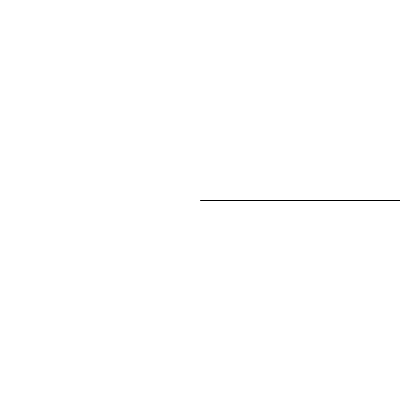
Frame 1 (no input)
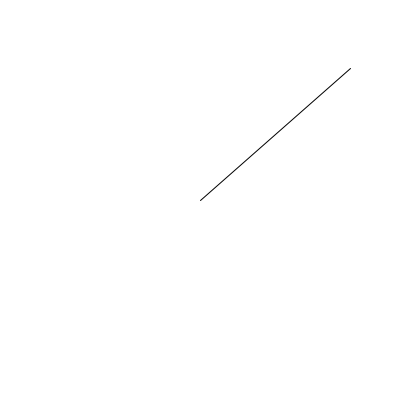
Frame 60 (the mouse pressed at the canvas centre just before this capture)
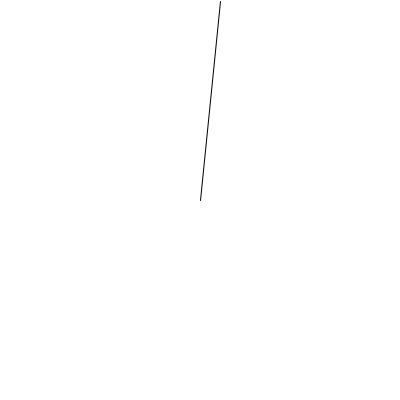
Frame 120 (the mouse held since frame 60 and released just before this capture)

The Processing sketch that drew these frames (run headless with seeded random() and noise(); from frame 60 on, the mouse is pressed at the canvas centre):

// Processing sketch: processing_37709
// ── processing_37709.pde

PVector mos;
PVector lin;

float originX, originY, x, y, r, currAngle, prevAngle;;
float theta = 0;
float rev = TWO_PI/500; //revolution speed in radians

void setup() {
  size(400, 400);
  originX = width/2;
  originY = height/2;
  r = width/2;
  prevAngle = PI;
}

void draw() {
  background(255);
  
  //get cartesian from polar
  x = r * cos(theta);
  y = r * sin(theta);
  
  mos = new PVector(mouseX-originX, mouseY-originY);
  lin = new PVector(x,y);
  
  
  
  //compare angle between two vectors
  currAngle = PVector.angleBetween(mos,lin);
  
  //if it is greater than previous frame, the line is
  //moving away -  reverse the rotation.
  if(currAngle > prevAngle){
   rev *= -1; 
   
  }
  //update previous angle
  prevAngle = currAngle;
  
  //modify angle by rotation amount
  theta += rev;
  
  //draw out line
  drawVector(lin);
  
}

void drawVector(PVector v) {
  pushMatrix();
  translate(originX, originY);
  line(0, 0, v.x, v.y);
  popMatrix();
}
